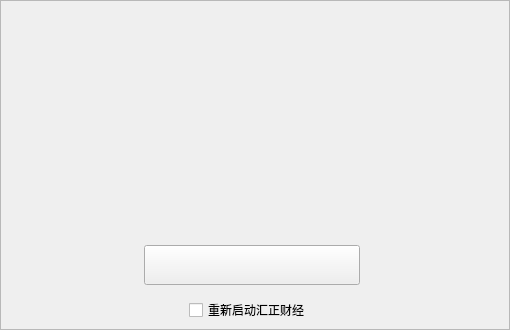
<?xml version="1.0" encoding="UTF-8"?>
<ui version="4.0">
 <class>HZEndUpdate</class>
 <widget class="QFrame" name="HZEndUpdate">
  <property name="geometry">
   <rect>
    <x>0</x>
    <y>0</y>
    <width>510</width>
    <height>330</height>
   </rect>
  </property>
  <property name="minimumSize">
   <size>
    <width>510</width>
    <height>330</height>
   </size>
  </property>
  <property name="maximumSize">
   <size>
    <width>510</width>
    <height>330</height>
   </size>
  </property>
  <property name="windowTitle">
   <string>Frame</string>
  </property>
  <property name="frameShape">
   <enum>QFrame::StyledPanel</enum>
  </property>
  <property name="frameShadow">
   <enum>QFrame::Raised</enum>
  </property>
  <layout class="QGridLayout" name="gridLayout">
   <property name="leftMargin">
    <number>0</number>
   </property>
   <property name="topMargin">
    <number>0</number>
   </property>
   <property name="rightMargin">
    <number>0</number>
   </property>
   <property name="bottomMargin">
    <number>0</number>
   </property>
   <property name="spacing">
    <number>0</number>
   </property>
   <item row="0" column="0">
    <layout class="QVBoxLayout" name="verticalLayout_2">
     <property name="spacing">
      <number>0</number>
     </property>
     <item>
      <spacer name="verticalSpacer">
       <property name="orientation">
        <enum>Qt::Vertical</enum>
       </property>
       <property name="sizeType">
        <enum>QSizePolicy::Fixed</enum>
       </property>
       <property name="sizeHint" stdset="0">
        <size>
         <width>237</width>
         <height>237</height>
        </size>
       </property>
      </spacer>
     </item>
     <item>
      <layout class="QHBoxLayout" name="horizontalLayout_2">
       <property name="spacing">
        <number>0</number>
       </property>
       <item>
        <spacer name="horizontalSpacer_3">
         <property name="orientation">
          <enum>Qt::Horizontal</enum>
         </property>
         <property name="sizeType">
          <enum>QSizePolicy::Fixed</enum>
         </property>
         <property name="sizeHint" stdset="0">
          <size>
           <width>143</width>
           <height>20</height>
          </size>
         </property>
        </spacer>
       </item>
       <item>
        <layout class="QVBoxLayout" name="verticalLayout">
         <property name="spacing">
          <number>13</number>
         </property>
         <item>
          <widget class="QPushButton" name="btn_end_over">
           <property name="minimumSize">
            <size>
             <width>216</width>
             <height>40</height>
            </size>
           </property>
           <property name="maximumSize">
            <size>
             <width>216</width>
             <height>40</height>
            </size>
           </property>
           <property name="text">
            <string/>
           </property>
          </widget>
         </item>
         <item>
          <layout class="QHBoxLayout" name="horizontalLayout">
           <property name="spacing">
            <number>0</number>
           </property>
           <item>
            <spacer name="horizontalSpacer">
             <property name="orientation">
              <enum>Qt::Horizontal</enum>
             </property>
             <property name="sizeType">
              <enum>QSizePolicy::Fixed</enum>
             </property>
             <property name="sizeHint" stdset="0">
              <size>
               <width>45</width>
               <height>20</height>
              </size>
             </property>
            </spacer>
           </item>
           <item>
            <widget class="QCheckBox" name="cbox_end_sel">
             <property name="text">
              <string>重新启动汇正财经</string>
             </property>
            </widget>
           </item>
           <item>
            <spacer name="horizontalSpacer_2">
             <property name="orientation">
              <enum>Qt::Horizontal</enum>
             </property>
             <property name="sizeHint" stdset="0">
              <size>
               <width>40</width>
               <height>20</height>
              </size>
             </property>
            </spacer>
           </item>
          </layout>
         </item>
        </layout>
       </item>
       <item>
        <spacer name="horizontalSpacer_4">
         <property name="orientation">
          <enum>Qt::Horizontal</enum>
         </property>
         <property name="sizeType">
          <enum>QSizePolicy::Fixed</enum>
         </property>
         <property name="sizeHint" stdset="0">
          <size>
           <width>143</width>
           <height>20</height>
          </size>
         </property>
        </spacer>
       </item>
      </layout>
     </item>
    </layout>
   </item>
  </layout>
 </widget>
 <resources/>
 <connections/>
</ui>
